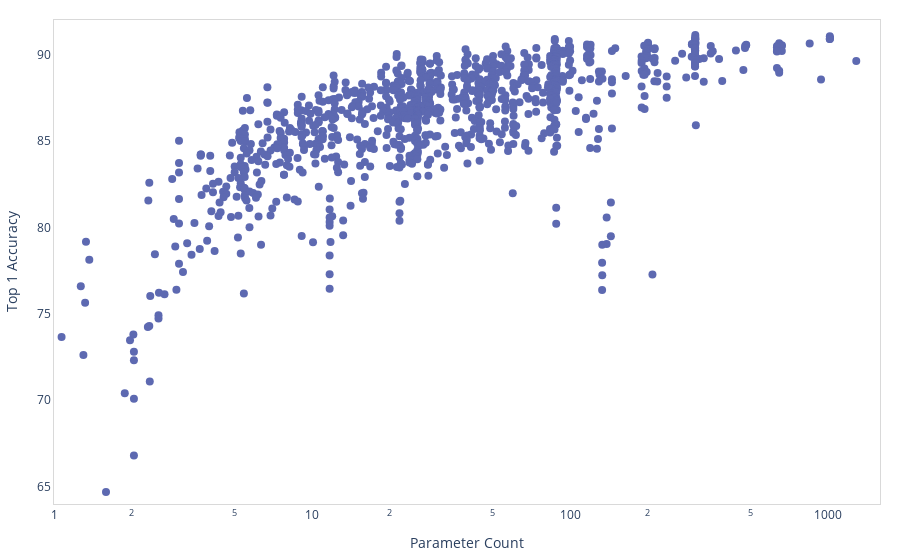

Source (notebook cell):
### Code cell
import plotly.graph_objects as go
import pandas as pd

df = pd.read_csv('/workspace/data/results-imagenet-real.csv')
df['param_count'] = df['param_count'].str.replace(',', '').astype(float)
df['top1'] = df['top1'].astype(float)

layout = dict(plot_bgcolor='white',
              margin=dict(t=20, l=20, r=20, b=20),
              xaxis=dict(title='Parameter Count',
                         range=[0, 3.2],
                         linecolor='#d9d9d9',
                         showgrid=False,
                         mirror=True),
              yaxis=dict(title='Top 1 Accuracy',
                         range=[64, 92],
                         linecolor='#d9d9d9',
                         showgrid=False,
                         mirror=True))

data = go.Scatter(x=df['param_count'],
                  y=df['top1'],
                  text=df['model'],
                  textposition='top right',
                  textfont=dict(color='#E58606'),
                  mode='markers',
                  marker=dict(color='#5D69B1', size=8),
                  name='citations')

fig = go.Figure(data=data, layout=layout)
fig.update_xaxes(type="log")

fig.show()

### Figure 1 — Plotly figure (JSON) as saved in the notebook; plotly's stock layout.template omitted (floating-point values rounded to 4 significant figures; data arrays with more than 128 entries replaced by an {"elided": "..."} marker saying what was removed)
{"data": [{"marker": {"color": "#5D69B1", "size": 8}, "mode": "markers", "name": "citations", "text": {"elided": "1080 str values"}, "textfont": {"color": "#E58606"}, "textposition": "top right", "type": "scatter", "x": {"elided": "1080 float values"}, "y": {"elided": "1080 float values"}}], "layout": {"margin": {"b": 20, "l": 20, "r": 20, "t": 20}, "plot_bgcolor": "white", "xaxis": {"linecolor": "#d9d9d9", "mirror": true, "range": [0, 3.2], "showgrid": false, "title": {"text": "Parameter Count"}, "type": "log"}, "yaxis": {"linecolor": "#d9d9d9", "mirror": true, "range": [64, 92], "showgrid": false, "title": {"text": "Top 1 Accuracy"}}}}
